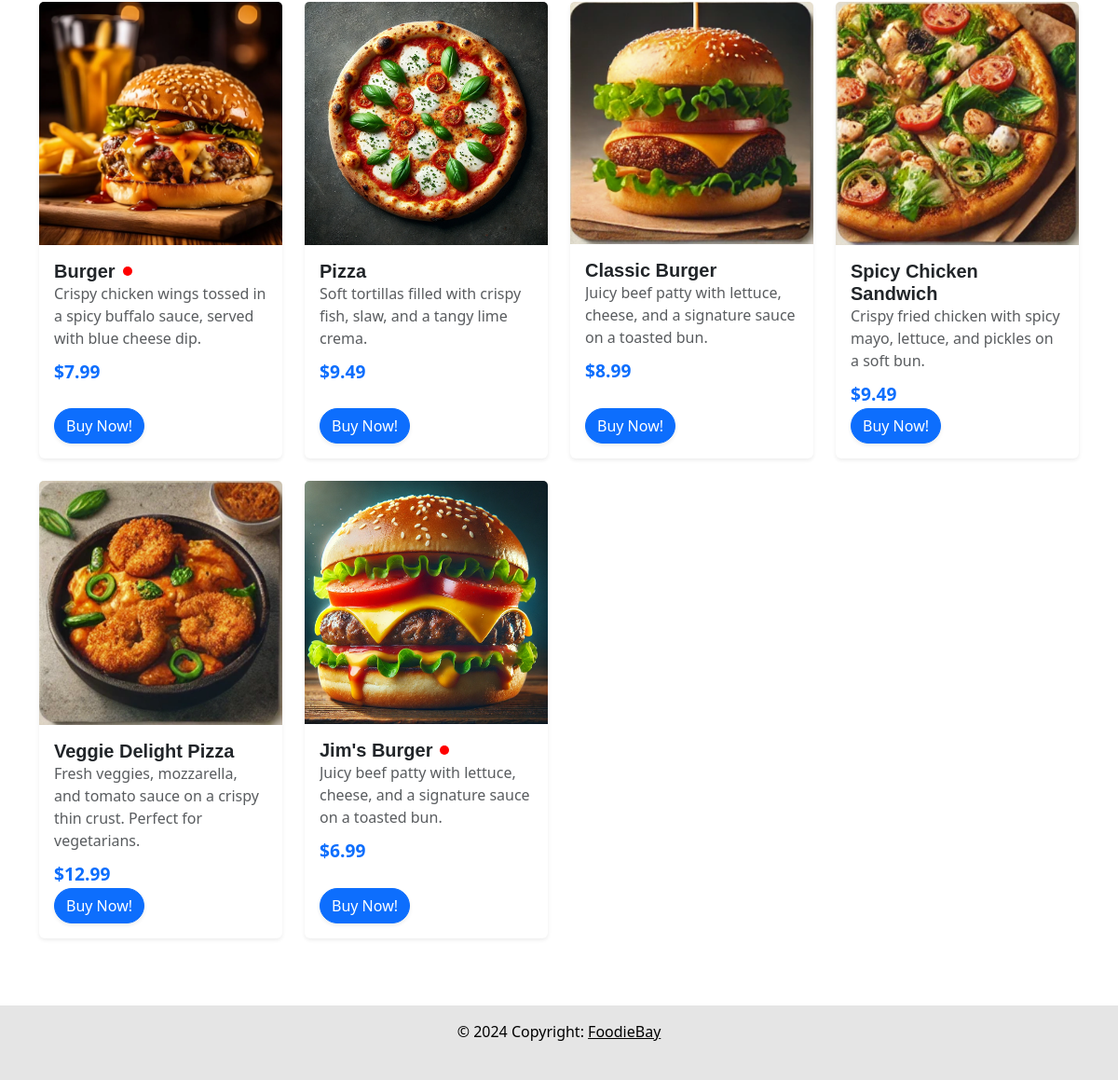
The app's page / (lower part), older data.
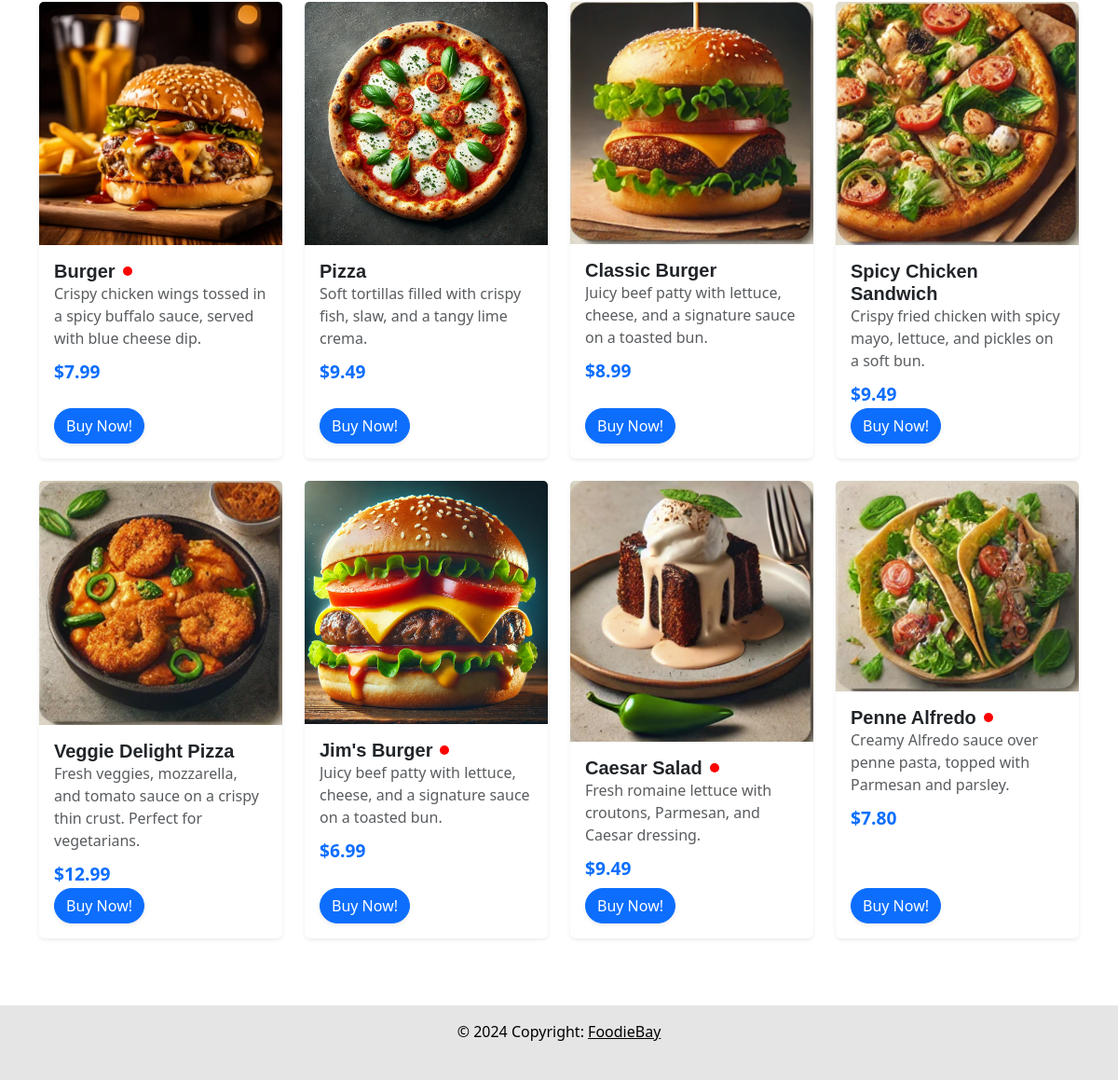
The same page, newer data.
### FoodieBay/models.py (models this page shows, shortened)
class fooditem(models.Model):
    item_name = models.CharField(max_length=30)
    description = models.CharField(max_length=100)
    price = models.DecimalField(max_digits=4, default=0, decimal_places=2)
    image = models.ImageField(upload_to='uploads/product/',  default='')
    non_veg = models.BooleanField(default=False)

### FoodieBay/views.py (the view)
# urls.py: 2. Add a URL to urlpatterns:  path('', views.home, name='home')
def home(request):
    fooditems = fooditem.objects.all()
    return render(request, 'index.html', {'fooditems': fooditems})

### FoodieBay/templates/index.html (shortened to what this page needs)
<!doctype html>
{% load static %}
<html lang="en">
   <head>
      <link rel="stylesheet" href="https://cdn.jsdelivr.net/npm/bootstrap-icons@1.11.3/font/bootstrap-icons.min.css">
      <link rel="stylesheet" href={% static 'style/card.css'%}>
      <link href="https://cdn.jsdelivr.net/npm/bootstrap@5.3.3/dist/css/bootstrap.min.css" rel="stylesheet">
   </head>
   <body>
      {% include 'navbar.html' %}
<div class="container my-5">
   <div class="row">
      {% for fooditem in fooditems %}
         <div class="col-md-3 col-sm-6 mb-4">
            <div class="card h-100 shadow-sm border-0 rounded">
               <img src="{{ fooditem.image.url }}" class="card-img-top" alt="{{ fooditem.item_name }}">
               <div class="card-body d-flex flex-column">
                  <div class="d-flex align-items-center">
                     <h5 class="card-title font-weight-bold mb-0">{{ fooditem.item_name }}</h5>
                     {% if fooditem.non_veg %}
                        <span class="non-veg-indicator ms-2"></span>
                     {% endif %}
                  </div>
                  <div class="description-container">
                     <p class="card-text text-muted description">{{ fooditem.description }}</p>
                     <p class="card-text text-primary font-weight-bold price">${{ fooditem.price }}</p>
                  </div>
                  <div class="mt-auto">
                     <button class="btn btn-primary btn-block rounded-pill shadow-sm" type="button">Buy Now!</button>
                  </div>
               </div>
            </div>
         </div>
      {% endfor %}
   </div>
</div>
   </body>
  <footer class="text-center text-lg-start">
    <div class="text-center text-black p-3" style="background-color: rgba(0, 0, 0, 0.1);">
      © 2024 Copyright:
      <a class="text-black" href="/">FoodieBay</a>
      <br><br />
    </div>
  </footer>
</html>

### FoodieBay/templates/navbar.html (shortened to what this page needs)
      {% load static %}
            <link rel="stylesheet" href="https://cdn.jsdelivr.net/npm/bootstrap-icons@1.11.3/font/bootstrap-icons.min.css">

### static/style/card.css (style rules this page uses)
.card { transition: transform 0.2s ease, box-shadow 0.2s ease; }
.card-title { font-family: 'Poppins', sans-serif; font-weight: 600; }
.btn-primary { background-color: #007bff; border: none; font-weight: bold; }
.description-container { min-height: 100px; display: flex; flex-direction: column; justify-content: space-between; }
.description { margin-bottom: 10px; overflow: hidden; text-overflow: ellipsis; }
.price { font-size: 1.2rem; font-weight: bold; color: #007bff; margin: 0; }
.non-veg-indicator { width: 10px; height: 10px; background-color: red; border-radius: 50%; display: inline-block; margin-left: 5px; }

Row changes from the older to the newer data that the page shows:
added fooditem: image (picture), item_name "Caesar Salad", non_veg True (drawn), description "Fresh romaine lettuce with croutons, Parmesan, and Caesar dressing.", price "9.49"
added fooditem: image (picture), item_name "Penne Alfredo", non_veg True (drawn), description "Creamy Alfredo sauce over penne pasta, topped with Parmesan and parsley.", price "7.80"
